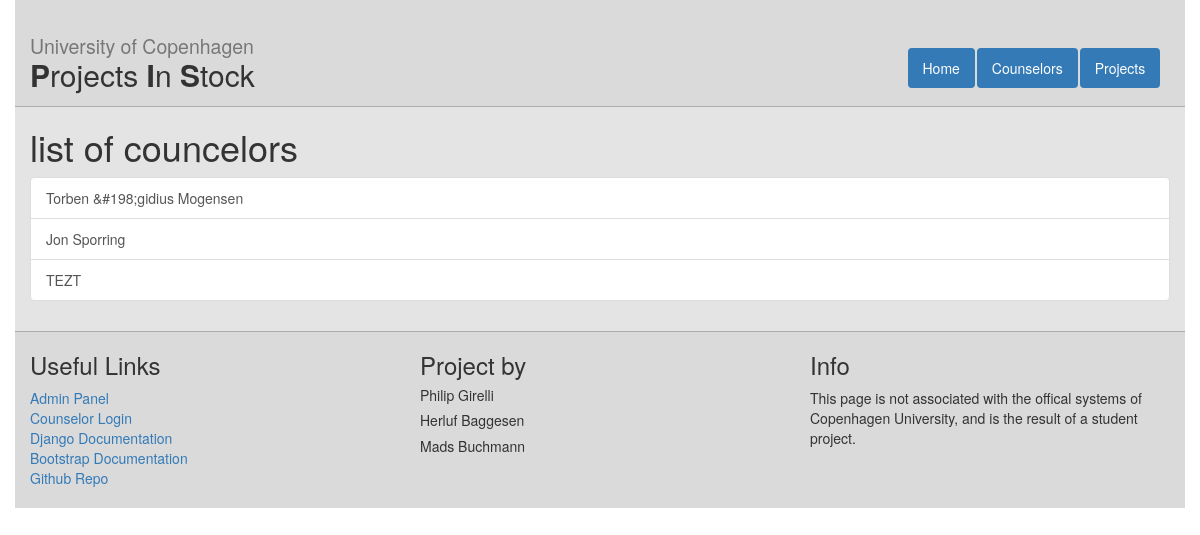
The page /counselors on the database as committed earlier.
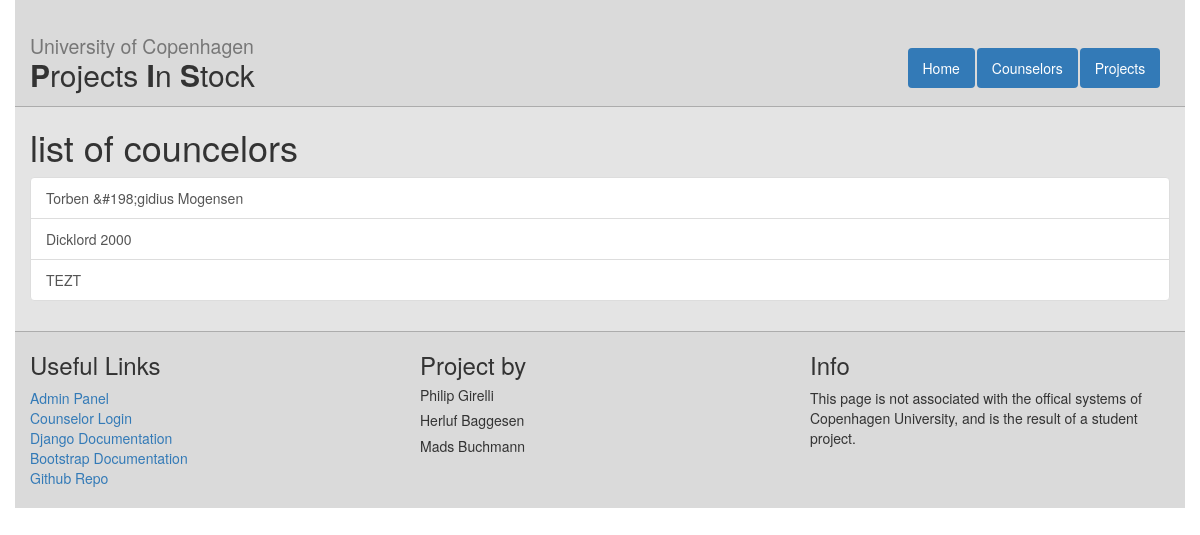
The same page on the database as committed later.
### web/models.py (models this page shows, shortened)
class Counselor(models.Model):
    readonly_fields=('account_id',)
    name = models.CharField(max_length=255)
    email = models.EmailField()
    studyArea = models.CharField(max_length=255)
    office = models.CharField(max_length=255)
    projects = models.ManyToManyField(Project)
    url = models.URLField(default="NOURL")
    accountId = models.IntegerField(default=-1)
    statusChoices = (('Available','Available'),('Unavailable','Unavailable'))
    status = models.CharField(max_length=50, choices=statusChoices, default='Available')

### web/views.py (the view)
# urls.py: url(r'^counselors$', views.counselor_list, name="counselor_list"),
def counselor_list(request):
    counselors = Counselor.objects.all()
    context = {
        "counselors": counselors
    }
    return render(request, 'web/counselor_list.html', context)

### web/templates/web/counselor_list.html
{%extends "web/master.html" %}
{% block content%}
<h1>list of councelors</h1>
  <div class="list-group">
  {% for counselor in counselors %}
    <a class="list-group-item" href="{% url 'counselor_detail' counselor.id %}">{{ counselor.name }}</a>
  {% endfor %}
</div>
{% endblock %}

Rows that differ between the two databases and show on the page:
changed Counselor: name "Jon Sporring" → "Dicklord 2000"
